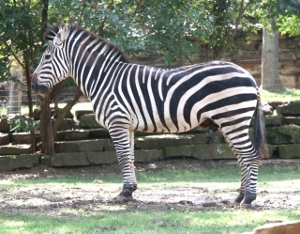
%> input picture Homework3/hw3_code/zebra_small.jpg, 300 x 234 px
$ octave prob4script.m   (GNU Octave 9; MATLAB toolbox functions it lacks are replaced by stand-ins)
%> lines starting %> are read from the running program, lines starting %| are printed output that depends on the picture
### Homework3/hw3_code/prob4function.m
function [  ] = prob4function(imageData)
%PROB4FUNCTION Summary of this function goes here
%   Detailed explanation goes here

imageDataSize = size(imageData);
numRow = imageDataSize(1);
numColumn = imageDataSize(2);

responses = zeros(numRow,numColumn,8);
[responses(:,:,1),responses(:,:,2),responses(:,:,3),...
    responses(:,:,4),responses(:,:,5),responses(:,:,6),...
    responses(:,:,7),responses(:,:,8)] = ...
    get8FilterImages(imageData);

numPixels = numRow*numColumn;
imageDataRow = reshape(responses,[numPixels 8]);

%k-Means cluster
k=20;
[Indices,~] = kmeans(imageDataRow,k);
labelData = reshape(Indices,[numRow numColumn]);
figure
imagesc(labelData);
colormap jet
colorbar
end

### Homework3/hw3_code/computeDerivImages.m
function [horizDerivImage,vertDerivImage] = computeDerivImages( imageData,sigma )
%COMPUTEDERIVIMAGES Summary of this function goes here
%   Detailed explanation goes here

gaussFilt = fspecial('gaussian',sigma);
rowNum = ceil(sigma/2);
gaussFilter = gaussFilt(rowNum,:);
filteredImageData = conv2(imageData,gaussFilter,'same');
horizDerivFilter = [1 -1];
horizDerivImage = conv2(filteredImageData,horizDerivFilter,'same');
vertDerivFilter = [1;-1];
vertDerivImage = conv2(filteredImageData,vertDerivFilter,'same');

end

### Homework3/hw3_code/computeGaussDiff.m
function [filterDiffImageData] = computeGaussDiff( imageData,sigma1,sigma2 )
%COMPUTEDERIVIMAGES Summary of this function goes here
%   Detailed explanation goes here

gaussFilt1 = fspecial('gaussian',sigma1);
gaussFilt2 = fspecial('gaussian',sigma2);
filteredImageData1 = conv2(imageData,gaussFilt1,'same');
filteredImageData2 = conv2(imageData,gaussFilt2,'same');
filterDiffImageData = filteredImageData2-filteredImageData1;

end

### Homework3/hw3_code/get8FilterImages.m
function [ horizDeriv_Sigma1_imageData,vertDeriv_Sigma1_imageData,...
    horizDeriv_Sigma2_imageData,vertDeriv_Sigma2_imageData,...
    horizDeriv_Sigma4_imageData,vertDeriv_Sigma4_imageData,...
    gaussDiff_4_2_imageData,gaussDiff_2_1_imageData] = get8FilterImages( imageData )
%GET8FILTERIMAGES Summary of this function goes here
%   Detailed explanation goes here

[horizDeriv_Sigma1_imageData,vertDeriv_Sigma1_imageData] =...
    computeDerivImages(imageData,1);
[horizDeriv_Sigma2_imageData,vertDeriv_Sigma2_imageData] =...
    computeDerivImages(imageData,2);
[horizDeriv_Sigma4_imageData,vertDeriv_Sigma4_imageData] =...
    computeDerivImages(imageData,4);
gaussDiff_4_2_imageData = computeGaussDiff(imageData,1,2);
gaussDiff_2_1_imageData = computeGaussDiff(imageData,2,4);
end

### Homework3/hw3_code/prob4script.m
imageData = im2double(rgb2gray(imread('zebra_small.jpg')));
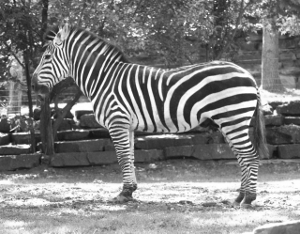
%> imageData: size 234x300 double; min 0.0667, max 1, mean 0.5

prob4function(imageData);
%> in computeDerivImages, `vertDerivImage = conv2(filteredImageData,vertDerivFilter,'same');`:
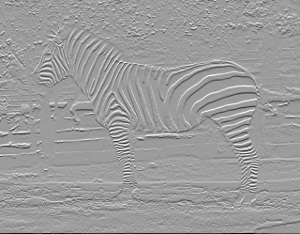
%> vertDerivImage: size 234x300 double; min -0.996, max 0.631, mean -0.00188; drawn with min black and max white
%> call 2 of computeDerivImages, with sigma = 2
%> in computeDerivImages (call 2), `filteredImageData = conv2(imageData,gaussFilter,'same');`:
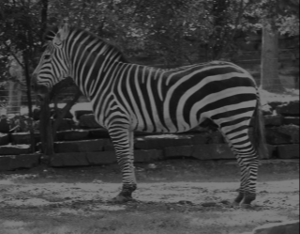
%> filteredImageData: size 234x300 double; min 0.0255, max 0.5, mean 0.25
%> in computeDerivImages (call 2), `horizDerivImage = conv2(filteredImageData,horizDerivFilter,'same');`:
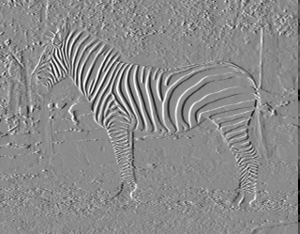
%> horizDerivImage: size 234x300 double; min -0.25, max 0.207, mean -0.000764; drawn with min black and max white
%> in computeGaussDiff, `filteredImageData2 = conv2(imageData,gaussFilt2,'same');`:
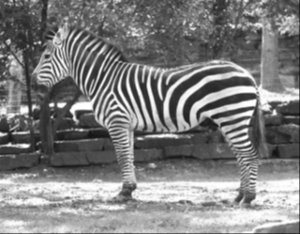
%> filteredImageData2: size 234x300 double; min 0.052, max 1, mean 0.499
%> call 2 of computeGaussDiff, with sigma1 = 2, sigma2 = 4
%> in computeGaussDiff (call 2), `filterDiffImageData = filteredImageData2-filteredImageData1;`:
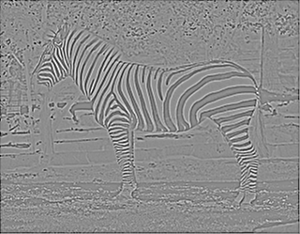
%> filterDiffImageData: size 234x300 double; min -0.0155, max 0.0126, mean -7.25e-05; drawn with min black and max white
%> in prob4function, `labelData = reshape(Indices,[numRow numColumn]);`:
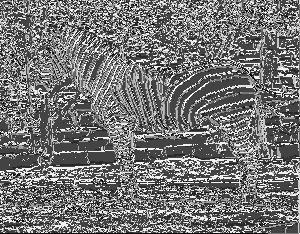
%> labelData: size 234x300 double; min 1, max 20, mean 9.72; drawn with min black and max white

$ run again, with Homework3/hw3_code/segtest1.jpg copied over Homework3/hw3_code/zebra_small.jpg
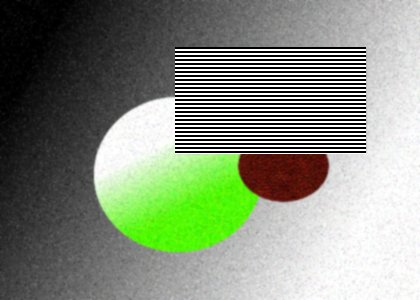
%> input picture Homework3/hw3_code/segtest1.jpg, 420 x 300 px
%> in computeGaussDiff (call 2), `filterDiffImageData = filteredImageData2-filteredImageData1;`:
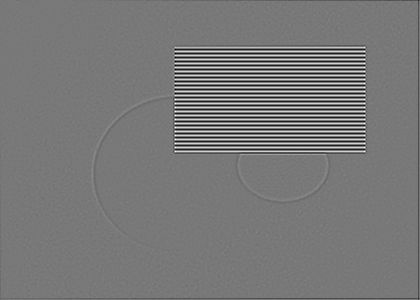
%> filterDiffImageData: size 300x420 double; min -0.0239, max 0.0266, mean -5.39e-05; drawn with min black and max white
%> in prob4function, `labelData = reshape(Indices,[numRow numColumn]);`:
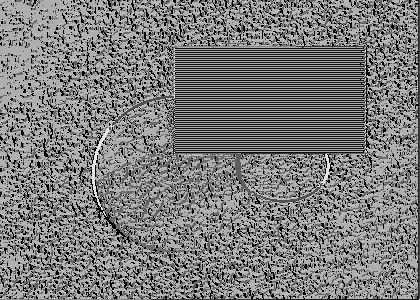
%> labelData: size 300x420 double; min 1, max 20, mean 10.15; drawn with min black and max white
